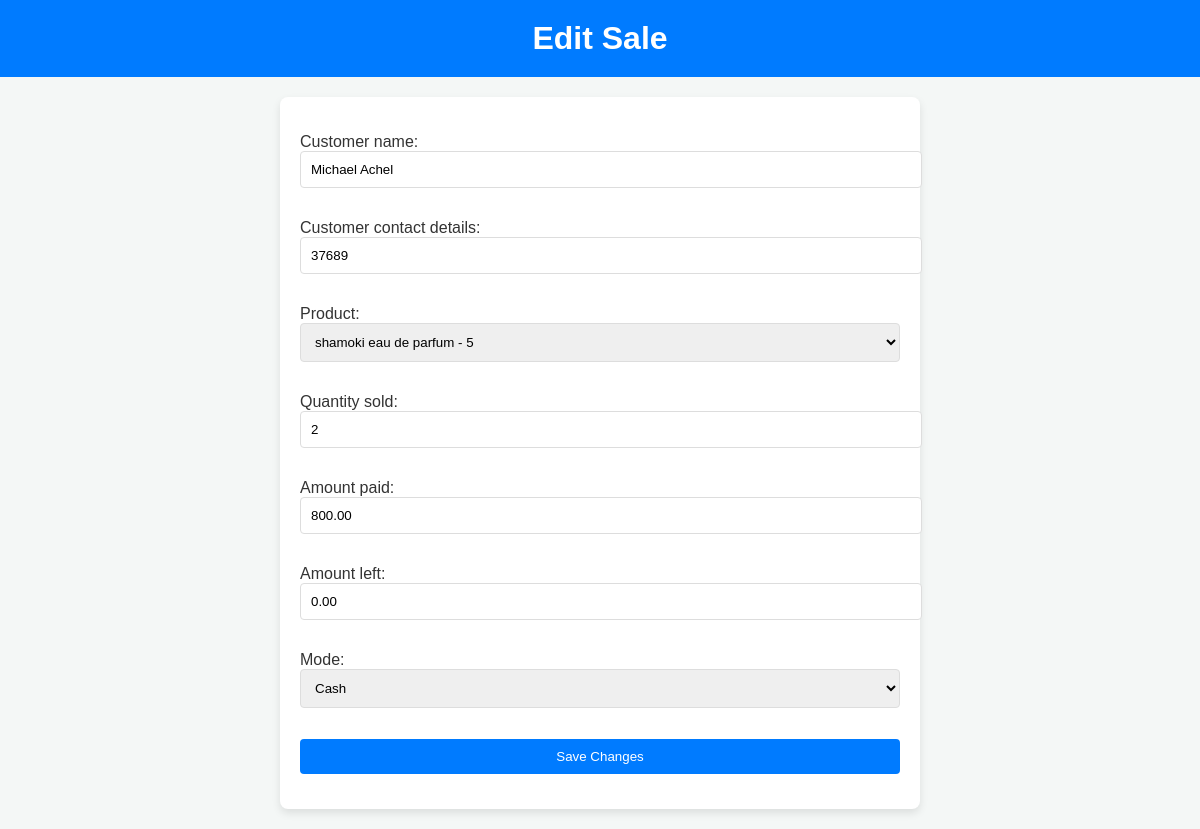
Page /edit-sale/23/ (signed in) on the committed database.
### core/models.py (models this page shows, shortened)
class Sale(models.Model):
    MODES_OF_PAYMENT = [
        ('cash', 'Cash'),
        ('momo', 'Momo'),
        ('bank transfer', 'Bank Transfer'),
    ]
    customer_name = models.CharField(max_length=50, null=True, blank=True)
    customer_contact_details = models.CharField(max_length=50, null=True, blank=True)
    product = models.ForeignKey(Product, on_delete=models.SET_NULL, null=True, blank=True)
    quantity_sold = models.PositiveIntegerField()
    amount_paid = models.DecimalField(decimal_places=2, max_digits=10)
    amount_left = models.DecimalField(decimal_places=2, max_digits=10)
    mode = models.CharField(max_length=20, choices=MODES_OF_PAYMENT)
    shopkeeper = models.ForeignKey(settings.AUTH_USER_MODEL, on_delete=models.SET_NULL, null=True, blank=True)
    branch = models.ForeignKey(Branch, on_delete=models.CASCADE)
    timestamp = models.DateTimeField(default=timezone.now)

### core/views.py (the view)
# urls.py: path('edit-sale/<int:sale_id>/', edit_sale, name='edit_sale'),
@staff_member_required
def edit_sale(request, sale_id):
    sale = get_object_or_404(Sale.objects.select_related('product'), pk=sale_id)
    if request.method == 'POST':
        form = SaleForm(request.POST, instance=sale)
        if form.is_valid():
            old_quantity = sale.quantity_sold
            new_quantity = form.cleaned_data['quantity_sold']
            stock_change = old_quantity - new_quantity
            sale = form.save(commit=False)
            product = sale.product
            product.stock += stock_change
            product.save()
            sale.save()
            return redirect('manage_sales')
    else:
        form = SaleForm(instance=sale)
    return render(request, 'edit_sale.html', {'form': form, 'sale': sale})

### core/forms.py
class SaleForm( forms.ModelForm):
    class Meta:
        model = Sale
        fields = ['customer_name','customer_contact_details','product', 'quantity_sold', 'amount_paid','amount_left', 'mode']

### core/models.py (called while the page is built)
    def __str__(self):
        return f"{self.name} - {self.stock}"

### core/templates/edit_sale.html (shortened to what this page needs)
<!DOCTYPE html>
<html lang="en">
<head>
</head>
<body>
<header>
    <h1>Edit Sale</h1>
</header>
<div class="container">
    <div class="form-container">
        <form method="POST">
            {{ form.as_p }}
            <button type="submit">Save Changes</button>
        </form>
    </div>
</div>
</body>
</html>

### core/templates/edit_sale.html (style rules this page uses)
body { font-family: 'Arial', sans-serif; background-color: #f4f7f6; color: #333; margin: 0; padding: 0; }
header { background-color: #007bff; color: white; padding: 20px; text-align: center; }
header h1 { margin: 0; }
.container { padding: 20px; }
.form-container { background-color: white; padding: 20px; border-radius: 8px; box-shadow: 0 4px 8px rgba(0, 0, 0, 0.1); max-width: 600px; margin: auto; }
.form-container input, .form-container select, .form-container button { width: 100%; padding: 10px; margin-bottom: 15px; border: 1px solid #ddd; border-radius: 4px; }
.form-container button { background-color: #007bff; color: white; border: none; cursor: pointer; }

### rows in the picture
Sale: customer_name "Michael Achel", customer_contact_details "37689", product "shamoki eau de parfum - 5", quantity_sold "2", amount_paid "800.00", amount_left "0.00", mode "Cash"
